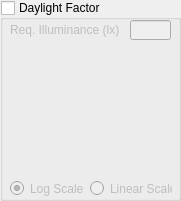
  <widget class="QGroupBox" name="daylightFactor">
   <property name="geometry">
    <rect>
     <x>849</x>
     <y>170</y>
     <width>181</width>
     <height>201</height>
    </rect>
   </property>
   <property name="title">
    <string>Daylight Factor</string>
   </property>
   <property name="checkable">
    <bool>true</bool>
   </property>
   <property name="checked">
    <bool>false</bool>
   </property>
   <widget class="QLabel" name="dfLabel">
    <property name="geometry">
     <rect>
      <x>30</x>
      <y>50</y>
      <width>121</width>
      <height>121</height>
     </rect>
    </property>
    <property name="toolTip">
     <string/>
    </property>
    <property name="text">
     <string/>
    </property>
    <property name="scaledContents">
     <bool>true</bool>
    </property>
   </widget>
   <widget class="QLabel" name="label_24">
    <property name="geometry">
     <rect>
      <x>10</x>
      <y>20</y>
      <width>251</width>
      <height>20</height>
     </rect>
    </property>
    <property name="text">
     <string>Req. Illuminance (lx)</string>
    </property>
   </widget>
   <widget class="QLineEdit" name="reqIlluminance">
    <property name="geometry">
     <rect>
      <x>130</x>
      <y>20</y>
      <width>41</width>
      <height>20</height>
     </rect>
    </property>
    <property name="text">
     <string/>
    </property>
    <property name="alignment">
     <set>Qt::AlignRight|Qt::AlignTrailing|Qt::AlignVCenter</set>
    </property>
    <property name="readOnly">
     <bool>false</bool>
    </property>
   </widget>
   <widget class="QRadioButton" name="logScale">
    <property name="geometry">
     <rect>
      <x>10</x>
      <y>180</y>
      <width>82</width>
      <height>17</height>
     </rect>
    </property>
    <property name="text">
     <string>Log Scale</string>
    </property>
    <property name="checked">
     <bool>true</bool>
    </property>
   </widget>
   <widget class="QRadioButton" name="linScale">
    <property name="geometry">
     <rect>
      <x>90</x>
      <y>180</y>
      <width>82</width>
      <height>17</height>
     </rect>
    </property>
    <property name="text">
     <string>Linear Scale</string>
    </property>
   </widget>
  </widget>
